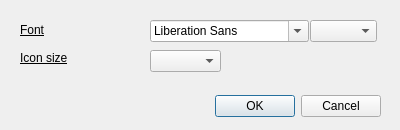
<?xml version="1.0" encoding="UTF-8"?>
<ui version="4.0">
 <class>ListFontDialog</class>
 <widget class="QDialog" name="ListFontDialog">
  <property name="geometry">
   <rect>
    <x>0</x>
    <y>0</y>
    <width>400</width>
    <height>130</height>
   </rect>
  </property>
  <property name="minimumSize">
   <size>
    <width>400</width>
    <height>130</height>
   </size>
  </property>
  <property name="maximumSize">
   <size>
    <width>400</width>
    <height>130</height>
   </size>
  </property>
  <property name="windowTitle">
   <string>Note list settings</string>
  </property>
  <widget class="QDialogButtonBox" name="buttonBox">
   <property name="geometry">
    <rect>
     <x>40</x>
     <y>90</y>
     <width>341</width>
     <height>32</height>
    </rect>
   </property>
   <property name="orientation">
    <enum>Qt::Orientation::Horizontal</enum>
   </property>
   <property name="standardButtons">
    <set>QDialogButtonBox::StandardButton::Cancel|QDialogButtonBox::StandardButton::Ok</set>
   </property>
  </widget>
  <widget class="QFontComboBox" name="fontComboBox">
   <property name="geometry">
    <rect>
     <x>150</x>
     <y>20</y>
     <width>159</width>
     <height>22</height>
    </rect>
   </property>
  </widget>
  <widget class="QComboBox" name="fontSizeBox">
   <property name="geometry">
    <rect>
     <x>310</x>
     <y>20</y>
     <width>67</width>
     <height>22</height>
    </rect>
   </property>
  </widget>
  <widget class="QLabel" name="lbl_Font">
   <property name="geometry">
    <rect>
     <x>20</x>
     <y>20</y>
     <width>121</width>
     <height>20</height>
    </rect>
   </property>
   <property name="font">
    <font>
     <underline>true</underline>
    </font>
   </property>
   <property name="text">
    <string>Font</string>
   </property>
  </widget>
  <widget class="QLabel" name="lbl_IconSize">
   <property name="geometry">
    <rect>
     <x>20</x>
     <y>50</y>
     <width>121</width>
     <height>16</height>
    </rect>
   </property>
   <property name="font">
    <font>
     <underline>true</underline>
    </font>
   </property>
   <property name="text">
    <string>Icon size</string>
   </property>
  </widget>
  <widget class="QComboBox" name="iconSizeBox">
   <property name="geometry">
    <rect>
     <x>150</x>
     <y>50</y>
     <width>71</width>
     <height>22</height>
    </rect>
   </property>
  </widget>
 </widget>
 <resources/>
 <connections>
  <connection>
   <sender>buttonBox</sender>
   <signal>accepted()</signal>
   <receiver>ListFontDialog</receiver>
   <slot>accept()</slot>
   <hints>
    <hint type="sourcelabel">
     <x>248</x>
     <y>254</y>
    </hint>
    <hint type="destinationlabel">
     <x>157</x>
     <y>274</y>
    </hint>
   </hints>
  </connection>
  <connection>
   <sender>buttonBox</sender>
   <signal>rejected()</signal>
   <receiver>ListFontDialog</receiver>
   <slot>reject()</slot>
   <hints>
    <hint type="sourcelabel">
     <x>316</x>
     <y>260</y>
    </hint>
    <hint type="destinationlabel">
     <x>286</x>
     <y>274</y>
    </hint>
   </hints>
  </connection>
 </connections>
</ui>
